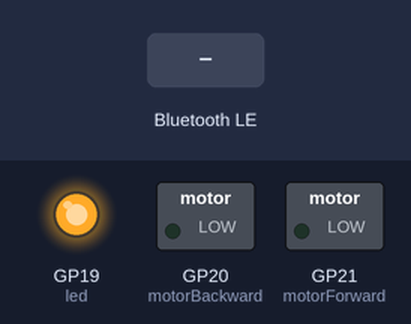
Bench run of a program on a simulated Raspberry Pi Pico running MicroPython. Shown: switched loads named in the program (green lamp = pin HIGH), output pins drawn as LEDs (lit = HIGH). Inputs (shaded band) come from the test bench. Nothing arrives over Bluetooth unless stated; what the program prints to the serial console is not drawn.

Above: at 1.2 s.
1.3 s: "forward" written over Bluetooth
Timing chart, 0 to 4.3 s (numbered marks = the images above; inputs shaded):
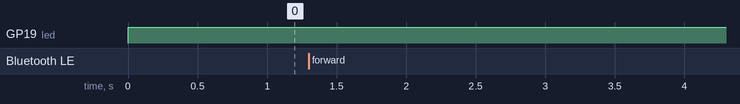

Measured:
- after the input at 1.3 s, every drawn part: stays the same

The program:

main.py
```python
import aioble
import bluetooth
from machine import ADC, Pin, PWM
import asyncio
import json

led = Pin(19, Pin.OUT)
motorForward = PWM(Pin(21, Pin.OUT))
motorBackward = PWM(Pin(20, Pin.OUT))

# Set PWM frequency
motorForward.freq(50)
motorBackward.freq(50)


# Define UUIDs for the service and characteristics
_SERVICE_UUID = bluetooth.UUID(0x1848)
_WRITE_CHARACTERISTIC_UUID = bluetooth.UUID(0x2A6E)
_READ_CHARACTERISTIC_UUID = bluetooth.UUID(0x2A6F)

IAM = "Spider"

# Bluetooth parameters
BLE_NAME = f"{IAM}"  # Dynamic name for the device
BLE_SVC_UUID = _SERVICE_UUID
BLE_APPEARANCE = 0x0300
BLE_ADVERTISING_INTERVAL = 1000

spider_status = {"led": True, "motor_forward": 0, "motor_backward": 0}

# state variables
message_count = 0


def encode_message():
    """Encode a message to bytes."""
    message = json.dumps(spider_status)
    return message.encode("utf-8")


def decode_message(message):
    """Decode a message from bytes."""
    return message.decode("utf-8")


async def send_data_task(connection, write_characteristic):
    global spider_status, message_count
    """Send data to the central device."""
    while True:
        try:
            write_characteristic.write(encode_message())  # Peripheral writes data here
            await asyncio.sleep_ms(10)
            continue
        except Exception as e:
            print(f"Error while sending data: {e}")
            continue


async def receive_data_task(read_characteristic):
    """Receive data from the central device."""
    while True:
        try:
            # This blocks until new data is available
            data = read_characteristic.read()

            if data:
                msg = decode_message(data)
                command = msg.split(":")
                set_action(command[0], command[1])
                continue
            await asyncio.sleep_ms(10)
        except Exception as e:
            print(f"Error receiving data: {e}")
            break


async def disconnected(connection):
    await connection.disconnected()
    machine.reset()


def set_values():
    if spider_status["led"] == True:
        led.on()
    elif spider_status["led"] == False:
        led.off()
    if spider_status["motor_backward"] > 0:
        set_motor_speed(spider_status["motor_backward"], "backward")
    if spider_status["motor_forward"] > 0:
        set_motor_speed(spider_status["motor_forward"], "forward")
    if spider_status["motor_backward"] == 0 and spider_status["motor_forward"] == 0:
        set_motor_speed(0, "forward")


def set_motor_speed(percentage, direction):
    """Sets the motor speed based on percentage (0-100) and direction."""
    if 0 <= percentage <= 100:
        duty_cycle = int((percentage / 100) * 65535)

        if direction == "forward":
            motorForward.duty_u16(duty_cycle)
            motorBackward.duty_u16(0)  # Complementary duty cycle
        elif direction == "backward":
            motorForward.duty_u16(0)  # Complementary duty cycle
            motorBackward.duty_u16(duty_cycle)
        else:
            print("Invalid direction. Use 'forward' or 'backward'")
    else:
        print("Percentage should be between 0 and 100")


def set_action(command, data):
    global led, spider_status

    if command == "led":
        if data == "true":
            spider_status["led"] = True
        elif data == "false":
            spider_status["led"] = False
    elif command == "motor_forward":
        spider_status["motor_backward"] = 0
        spider_status["motor_forward"] = int(data)
    elif command == "motor_backward":
        spider_status["motor_forward"] = 0
        spider_status["motor_backward"] = int(data)
    elif command == "motor_stop":
        spider_status["motor_forward"] = 0
        spider_status["motor_backward"] = 0

    set_values()


async def setup():
    set_values()

    # Set up the Bluetooth service and characteristics
    ble_service = aioble.Service(BLE_SVC_UUID)

    # Characteristic for the central to write
    write_characteristic = aioble.Characteristic(
        ble_service, _WRITE_CHARACTERISTIC_UUID, read=True, write=True, capture=False
    )

    # Characteristic for the peripheral to write
    read_characteristic = aioble.Characteristic(
        ble_service, _READ_CHARACTERISTIC_UUID, read=True, write=True, capture=False
    )

    aioble.register_services(ble_service)

    print(f"{BLE_NAME} starting to advertise")

    while True:
        async with await aioble.advertise(
            BLE_ADVERTISING_INTERVAL,
            name=BLE_NAME,
            services=[BLE_SVC_UUID],
            appearance=BLE_APPEARANCE,
        ) as connection:

            # Create tasks for sending and receiving data
            tasks = [
                asyncio.create_task(send_data_task(connection, read_characteristic)),
                asyncio.create_task(receive_data_task(write_characteristic)),
                asyncio.create_task(disconnected(connection)),
            ]
            await asyncio.gather(*tasks)


asyncio.run(setup())
```
